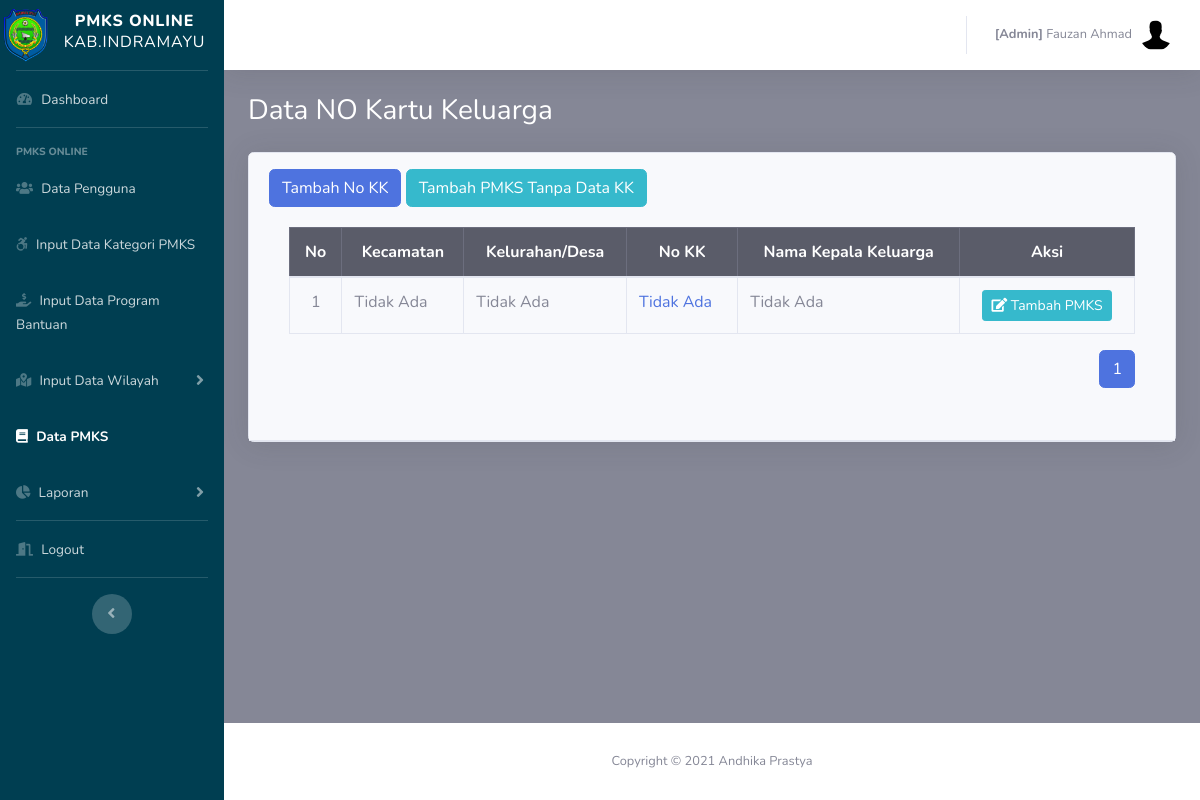
Screenshot of /admin/pmks.php (signed in) with the database file from the repository.
### tables this page shows
CREATE TABLE `pegawai` (
  `id_pegawai` int(11) NOT NULL,
  `nm_pegawai` varchar(50) NOT NULL,
  `nip` varchar(50) NOT NULL,
  `no_telepon` varchar(50) NOT NULL,
  `alamat` varchar(100) NOT NULL,
  `username` varchar(50) NOT NULL,
  `password` varchar(255) NOT NULL,
  `role` varchar(10) NOT NULL,
  `is_delete` int(11) NOT NULL,
  `row_edit` int(11) NOT NULL,
  `time_input` datetime NOT NULL DEFAULT current_timestamp()
);

CREATE TABLE `kk` (
  `id_kk` int(11) NOT NULL,
  `id_kec` int(11) NOT NULL,
  `id_desa` int(11) NOT NULL,
  `no_kk` varchar(50) NOT NULL,
  `nik_kpl` varchar(50) NOT NULL,
  `nm_kpl` varchar(50) NOT NULL,
  `tgl_lhr_kpl` date NOT NULL,
  `alamat_kpl` varchar(100) NOT NULL,
  `pekerjaan_kpl` varchar(50) NOT NULL,
  `pendidikan_kpl` varchar(50) NOT NULL,
  `is_delete` int(11) NOT NULL,
  `row_edit` int(11) NOT NULL,
  `creator` int(11) NOT NULL,
  `time_input` datetime NOT NULL DEFAULT current_timestamp()
);

CREATE TABLE `kecamatan` (
  `id_kec` int(11) NOT NULL,
  `nm_kec` varchar(20) NOT NULL,
  `is_delete` int(11) NOT NULL,
  `row_edit` int(11) NOT NULL,
  `creator` int(11) NOT NULL,
  `time_input` datetime NOT NULL DEFAULT current_timestamp()
);

CREATE TABLE `desa` (
  `id_desa` int(10) NOT NULL,
  `nm_desa` varchar(25) NOT NULL,
  `id_kec` int(11) NOT NULL,
  `is_delete` int(11) NOT NULL,
  `row_edit` int(11) NOT NULL,
  `creator` int(11) NOT NULL,
  `time_input` datetime NOT NULL DEFAULT current_timestamp()
);

### config.php (called while the page is built, shortened)
<?php
	$database = 'pmks';
?>

### functions.php (called while the page is built, shortened)
<?php
function query($query)
{
	include('config.php');
	$result = mysqli_query($koneksi, $query);
	$rows = [];
	while ($row = mysqli_fetch_assoc($result)) {
		$rows[] = $row;
	}
	return $rows;
}

### admin/pmks.php (the view, shortened to what this page needs)
<?php
  include('templetes/sidebar.php');
  include('templetes/topbar.php');
  require_once "../functions.php";
  $jml_DataHalaman = 5;
  $jml_responden = count(query("SELECT a.*,b.id_kec,b.nm_kec,b.is_delete,c.id_desa,c.nm_desa,c.is_delete FROM kk a
               INNER JOIN kecamatan b USING (id_kec)
               INNER JOIN desa c USING (id_desa)
               WHERE a.is_delete=1 AND b.is_delete=1 AND c.is_delete=1
               ORDER BY a.no_kk ASC"));
  $jml_Halaman = ceil($jml_responden / $jml_DataHalaman);
  $pageAktif = (isset($_GET["page"]) ) ? $_GET["page"] : 1;
  $awaldata = ( $jml_DataHalaman * $pageAktif ) - $jml_DataHalaman;
  $kk=query("SELECT a.*,b.id_kec,b.nm_kec,b.is_delete,c.id_desa,c.nm_desa,c.is_delete FROM kk a
               INNER JOIN kecamatan b USING (id_kec)
               INNER JOIN desa c USING (id_desa)
               WHERE a.is_delete=1 AND b.is_delete=1 AND c.is_delete=1
               ORDER BY a.no_kk = 'Tidak Ada' ASC, a.no_kk ASC LIMIT $awaldata, $jml_DataHalaman");
?>
        <div class="container-fluid">
          <h1 class="h3 mb-4 text-judul">Data NO Kartu Keluarga</h1>
              <div class="card shadow mb-2">
                <div class="card-header py-3">
                  <button type="button" class="btn btn-primary" data-toggle="modal" data-target="#modalTambah">
                    Tambah No KK
                  </button>
                  <a class="btn btn-info " href="kk_detail.php?id=21" role="button">Tambah PMKS Tanpa Data KK </a>
                <div class="card-body">
                <div class="table-responsive">
                <table class="table table-bordered"  width="100%" cellspacing="0">
                  <thead class="table-dark">
                    <tr>
                      <th class="text-center">No</th>
                      <th class="text-center">Kecamatan</th>
                      <th class="text-center">Kelurahan/Desa</th>
                      <th class="text-center">No KK</th>
                      <th class="text-center">Nama Kepala Keluarga</th>
                      <th class="text-center">Aksi</th>
                    </tr>
                  </thead>
                   <?php $i=$awaldata+1; ?>
                  <?php foreach ($kk as $row):?>
                    <tbody>
                      <tr>
                        <td class="text-center"><?=$i;?></td>
                        <td class="text-left"><?=$row['nm_kec'];?></td>
                        <td class="text-left"><?=$row['nm_desa'];?></td>
                        <td class="text-left"><a class="text-dark2"
                                href="kk_detail.php?id=<?=$row['id_kk'] ?>">
                                <?=$row['no_kk']; ?></a></td>
                        <td class="text-left"><?=$row['nm_kpl'];?></td>
                        <td class="text-center">
                          <form method="POST">
                            <button type="button" id="pmks" name="pmks" class="btn btn-info btn-sm" data-toggle="modal" data-target="#modalPmks<?= $row['id_kk']; ?>">
                            <i class="fas fa-edit"></i> Tambah PMKS</button>
                          </form>
                        </td>
                      </tr>
                      <?php $i++;?>
                    <?php endforeach; ?>
                  </tbody>
                </table>
                <nav aria-label="Page navigation example">
                  <ul class="pagination float-right">
                    <?php for ($i=1; $i <= $jml_Halaman; $i++) : ?>
                      <?php if ($i == $pageAktif) : ?>
                        <li class="page-item active"><a class="page-link" href="?page=<?=$i; ?>"><?=$i; ?></a></li>
                        <?php else : ?>
                          <li class="page-item"><a class="page-link" href="?page=<?=$i; ?>"><?=$i; ?></a></li>
                        <?php endif; ?>
                      <?php endfor; ?>
                    </ul>
                  </nav>
                </div>
              </div>
            </div>
          </div>
        </div>
      </div>
      <?php include('templetes/footer.php');?>

### admin/templetes/topbar.php (shortened to what this page needs)
<?php
require_once "../functions.php";
$idp = $_SESSION["id_pegawai"];
$pg = query("SELECT * FROM pegawai WHERE is_delete=1 AND id_pegawai = $idp")[0];
?>
          <ul class="navbar-nav ml-auto">
            <li class="nav-item dropdown no-arrow">
              <a class="nav-link dropdown-toggle" href="#" id="userDropdown" role="button" data-toggle="dropdown" aria-haspopup="true" aria-expanded="false">
                <span class="mr-2 d-none d-lg-inline text-gray-600 small"><b>[<?=$pg['role']?>]</b> <?=$pg['nm_pegawai']?></span>
                <img class="img-profile rounded-circle" src="../assets/img/default.jpg">
              </a>
            </li>
          </ul>
        </nav>

### admin/templetes/sidebar.php (style rules this page uses)
.text-judul { color: #ffffff; }

### rows the page displays
pegawai: role "Admin", nm_pegawai "Fauzan Ahmad"
kk: id_kec.nm_kec "Tidak Ada", id_desa.nm_desa "Tidak Ada", no_kk "Tidak Ada", nm_kpl "Tidak Ada"
